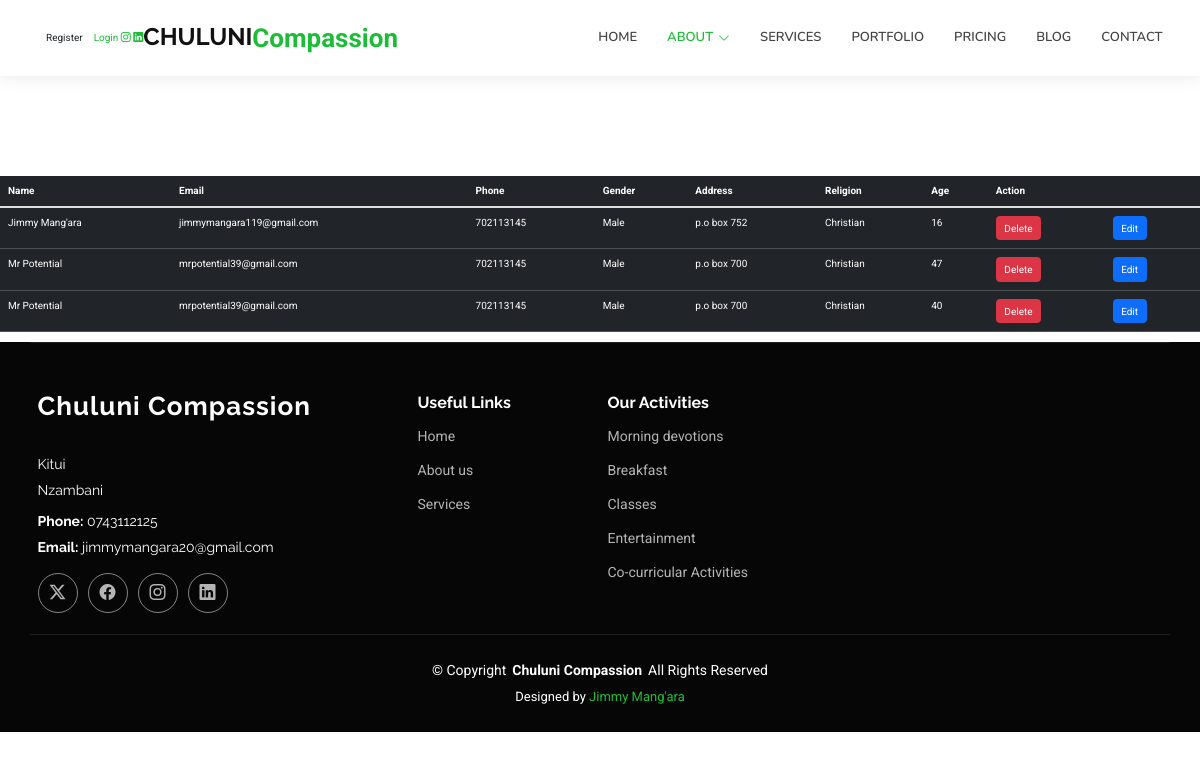
/show_sponsorship/, run on the app's committed database.
### myapp/models.py (models this page shows, shortened)
class Child(models.Model):
    name = models.CharField(max_length=100)
    phone = models.IntegerField()
    age = models.IntegerField()
    email = models.EmailField()
    gender = models.CharField(max_length=100)
    address = models.CharField(max_length=100)
    Religion = models.CharField(max_length=100)

### myapp/views.py (the view)
# urls.py: path('show_sponsorship/', views.show_sponsorship,name='show_sponsorship'),
def show_sponsorship(request):
    sponsorships = Child.objects.all()
    return render(request, "show_sponsorship.html", {'sponsorships': sponsorships})

### templates/show_sponsorship.html (shortened to what this page needs)
{% extends 'base.html' %}
{% load static %}
{% block content %}
<table class="table table-dark" style="margin-top: 100px">
    <thead>
        <tr>
            <th>Name</th>
            <th>Email</th>
            <th>Phone</th>
            <th>Gender</th>
            <th>Address</th>
            <th>Religion</th>
            <th>Age</th>
            <th colspan="2">Action</th>
        </tr>
    </thead>
    <tbody>
        {% if sponsorships %}
            {% for sponsor in sponsorships %}
                <tr>
                    <td>{{ sponsor.name }}</td>
                    <td>{{ sponsor.email }}</td>
                    <td>{{ sponsor.phone }}</td>
                    <td>{{ sponsor.gender }}</td>
                    <td>{{ sponsor.address }}</td>
                    <td>{{ sponsor.Religion }}</td>
                    <td>{{ sponsor.age }}</td>
                    <td>
                        <a href="{% url 'myapp:delete_sponsorship' sponsor.id %}" class="btn btn-danger">Delete</a>
                    </td>
                    <td>
                        <a href="{% url 'myapp:edit_sponsorship' sponsor.id %}" class="btn btn-primary">Edit</a>
                    </td>
                </tr>
            {% endfor %}
        {% else %}
            <tr>
                <td colspan="9" class="text-center">No Sponsorship found.</td>
            </tr>
        {% endif %}
    </tbody>
</table>
{% endblock content %}

### templates/base.html (shortened to what this page needs)
{% load static %}
<!DOCTYPE html>
<html lang="en">
<head>
    <link rel="stylesheet" href="{% static 'assets/img/favicon-16x16.png' %}">
<link href="//maxcdn.bootstrapcdn.com/bootstrap/3.3.0/css/bootstrap.min.css" rel="stylesheet" id="bootstrap-css">
  <link href="{% static 'assets/vendor/bootstrap/css/bootstrap.min.css' %}" rel="stylesheet">
  <link href="{% static 'assets/vendor/bootstrap-icons/bootstrap-icons.css' %}" rel="stylesheet">
  <link href="{% static 'assets/vendor/aos/aos.css' %}" rel="stylesheet">
  <link href="{% static 'assets/vendor/glightbox/css/glightbox.min.css' %}" rel="stylesheet">
  <link href="{% static 'assets/vendor/swiper/swiper-bundle.min.css' %}" rel="stylesheet">
  <link href="{% static 'assets/css/main.css' %}" rel="stylesheet">
</head>
<body class="index-page">
  {% include 'header.html' %}
  {% block content %}{% endblock content %}
  {% include 'footer.html' %}
</body>
</html>

### templates/header.html (shortened to what this page needs)
<header id="header" class="header d-flex align-items-center sticky-top">
    <div class="container position-relative d-flex align-items-center">
      <a href="{% url 'myapp:index' %}" class="logo d-flex align-items-center me-auto">
        <h1 class="sitename">Chuluni</h1><span>Compassion</span>
      </a>
      <nav id="navmenu" class="navmenu">
        <ul>
          <li><a href="">Home</a></li>
          <li class="dropdown"><a href="{% url 'myapp:about' %}" class="active"><span>About</span> <i class="bi bi-chevron-down toggle-dropdown"></i></a>
          </li>
          <li><a href="{% url 'myapp:services' %}">Services</a></li>
          <li><a href="{% url 'myapp:portfolio' %}">Portfolio</a></li>
          <li><a href="{% url 'myapp:pricing' %}">Pricing</a></li>
          <li><a href="{% url 'myapp:blog' %}">Blog</a></li>
          <li><a href="{% url 'myapp:contact' %}">Contact</a></li>
        </ul>
      </nav>
      <div class="">
        <a href="{% url 'accounts:register' %}"><button type="" class="btn btn secondary">Register</button></a>
        <a href="{% url 'accounts:login' %}" class="">Login</a>
        <a href="#" class="instagram"><i class="bi bi-instagram"></i></a>
        <a href="#" class="linkedin"><i class="bi bi-linkedin"></i></a>
      </div>
    </div>
  </header>

### templates/footer.html
<footer id="footer" class="footer dark-background">
    <div class="container footer-top">
      <div class="row gy-4">
        <div class="col-lg-4 col-md-6 footer-about">
          <a href="index.html" class="logo d-flex align-items-center">
            <span class="sitename">Chuluni Compassion</span>
          </a>
          <div class="footer-contact pt-3">
            <p>Kitui</p>
            <p>Nzambani</p>
            <p class="mt-3"><strong>Phone:</strong> <span>0743112125</span></p>
            <p><strong>Email:</strong> <span>jimmymangara20@gmail.com</span></p>
          </div>
          <div class="social-links d-flex mt-4">
            <a href=""><i class="bi bi-twitter-x"></i></a>
            <a href=""><i class="bi bi-facebook"></i></a>
            <a href=""><i class="bi bi-instagram"></i></a>
            <a href=""><i class="bi bi-linkedin"></i></a>
          </div>
        </div>
        <div class="col-lg-2 col-md-3 footer-links">
          <h4>Useful Links</h4>
          <ul>
            <li><a href="{% url 'myapp:index' %}">Home</a></li>
            <li><a href="{% url 'myapp:about' %}">About us</a></li>
            <li><a href="{% url 'myapp:services' %}">Services</a></li>
          </ul>
        </div>
        <div class="col-lg-2 col-md-3 footer-links">
          <h4>Our Activities</h4>
          <ul>
            <li><a href="#">Morning devotions</a></li>
            <li><a href="#">Breakfast</a></li>
            <li><a href="#">Classes</a></li>
            <li><a href="#">Entertainment</a></li>
            <li><a href="#">Co-curricular Activities</a></li>
          </ul>
        </div>
        <div class="col-lg-4 col-md-12 footer-newsletter">
        </div>
      </div>
    </div>
    <div class="container copyright text-center mt-4">
      <p>© <span>Copyright</span> <strong class="px-1 sitename">Chuluni Compassion</strong> <span>All Rights Reserved</span></p>
      <div class="credits">
        Designed by <a href="">Jimmy Mang'ara</a>
      </div>
    </div>
  </footer>

### static/assets/css/main.css (style rules this page uses)
:root { --default-font: "Roboto", system-ui, -apple-system, "Segoe UI", Roboto, "Helvetica Neue", Arial, "Noto Sans", "Liberation Sans", sans-serif, "Apple Color Emoji", "Segoe UI Emoji", "Segoe UI Symbol", "Noto Color Emoji"; --heading-font: "Raleway", sans-serif; --nav-font: "Nunito", sans-serif; }
:root { --background-color: #ffffff; --default-color: #444444; --heading-color: #111111; --accent-color: #1bbd36; --surface-color: #ffffff; --contrast-color: #ffffff; }
:root { --nav-color: #444444; --nav-hover-color: #1bbd36; --nav-mobile-background-color: #ffffff; --nav-dropdown-background-color: #ffffff; --nav-dropdown-color: #444444; --nav-dropdown-hover-color: #1bbd36; }
.dark-background { --background-color: #060606; --default-color: #ffffff; --heading-color: #ffffff; --surface-color: #252525; --contrast-color: #ffffff; }
:root { scroll-behavior: smooth; }
body { color: var(--default-color); background-color: var(--background-color); font-family: var(--default-font); }
a { color: var(--accent-color); text-decoration: none; transition: 0.3s; }
h1, h2, h3, h4, h5, h6 { color: var(--heading-color); font-family: var(--heading-font); }
.header { color: var(--default-color); background-color: var(--background-color); padding: 10px 0; transition: all 0.5s; z-index: 997; box-shadow: 0px 0 18px rgba(0, 0, 0, 0.1); }
.header .logo { line-height: 1; }
.header .logo h1 { font-size: 26px; margin: 0; font-weight: 700; text-transform: uppercase; color: var(--heading-color); }
.header .logo span { color: var(--accent-color); font-size: 26px; font-weight: 700; }
@media (max-width: 1200px) { .header .logo { order: 1; } }
@media (max-width: 1200px) { .header .logo h1 { font-size: 24px; } }
@media (max-width: 1200px) { .header .navmenu { order: 3; } }
@media (min-width: 1200px) { .navmenu { padding: 0; } }
@media (min-width: 1200px) { .navmenu ul { margin: 0; padding: 0; display: flex; list-style: none; align-items: center; } }
@media (min-width: 1200px) { .navmenu li { position: relative; } }
@media (min-width: 1200px) { .navmenu a, .navmenu a:focus { color: var(--nav-color); padding: 18px 15px; font-size: 13px; font-family: var(--nav-font); text-transform: uppercase; font-weight: 600; display: flex; align-items: center; justify-content: space-between; white-space: nowrap; transition: 0.3s; } }
@media (min-width: 1200px) { .navmenu a i, .navmenu a:focus i { font-size: 12px; line-height: 0; margin-left: 5px; transition: 0.3s; } }
@media (min-width: 1200px) { .navmenu li:last-child a { padding-right: 0; } }
@media (min-width: 1200px) { .navmenu li:hover>a, .navmenu .active, .navmenu .active:focus { color: var(--nav-hover-color); } }
.footer { color: var(--default-color); background-color: var(--background-color); font-size: 14px; position: relative; }
.footer .footer-top { padding-top: 50px; border-top: 1px solid color-mix(in srgb, var(--default-color), transparent 90%); }
.footer .footer-about .logo { line-height: 1; margin-bottom: 25px; }
.footer .footer-about .logo span { font-size: 26px; font-weight: 700; letter-spacing: 1px; font-family: var(--heading-font); color: var(--heading-color); }
.footer .footer-about p { font-size: 14px; font-family: var(--heading-font); }
.footer .social-links a { display: flex; align-items: center; justify-content: center; width: 40px; height: 40px; border-radius: 50%; border: 1px solid color-mix(in srgb, var(--default-color), transparent 50%); font-size: 16px; color: color-mix(in srgb, var(--default-color), transparent 30%); margin-right: 10px; transition: 0.3s; }
.footer h4 { font-size: 16px; font-weight: bold; position: relative; padding-bottom: 12px; }
.footer .footer-links { margin-bottom: 30px; }
.footer .footer-links ul { list-style: none; padding: 0; margin: 0; }
.footer .footer-links ul li { padding: 10px 0; display: flex; align-items: center; }
.footer .footer-links ul li:first-child { padding-top: 0; }
.footer .footer-links ul a { color: color-mix(in srgb, var(--default-color), transparent 30%); display: inline-block; line-height: 1; }
.footer .footer-contact p { margin-bottom: 5px; }
.footer .copyright { padding: 25px 0; border-top: 1px solid color-mix(in srgb, var(--default-color), transparent 90%); }
.footer .copyright p { margin-bottom: 0; }
.footer .credits { margin-top: 6px; font-size: 13px; }

### data on the page
Child: name "Jimmy Mang'ara", email "jimmymangara119@gmail.com", phone "702113145", gender "Male", address "p.o box 752", Religion "Christian", age "16"
Child: name "Mr Potential", email "mrpotential39@gmail.com", phone "702113145", gender "Male", address "p.o box 700", Religion "Christian", age "47"
Child: name "Mr Potential", email "mrpotential39@gmail.com", phone "702113145", gender "Male", address "p.o box 700", Religion "Christian", age "40"
